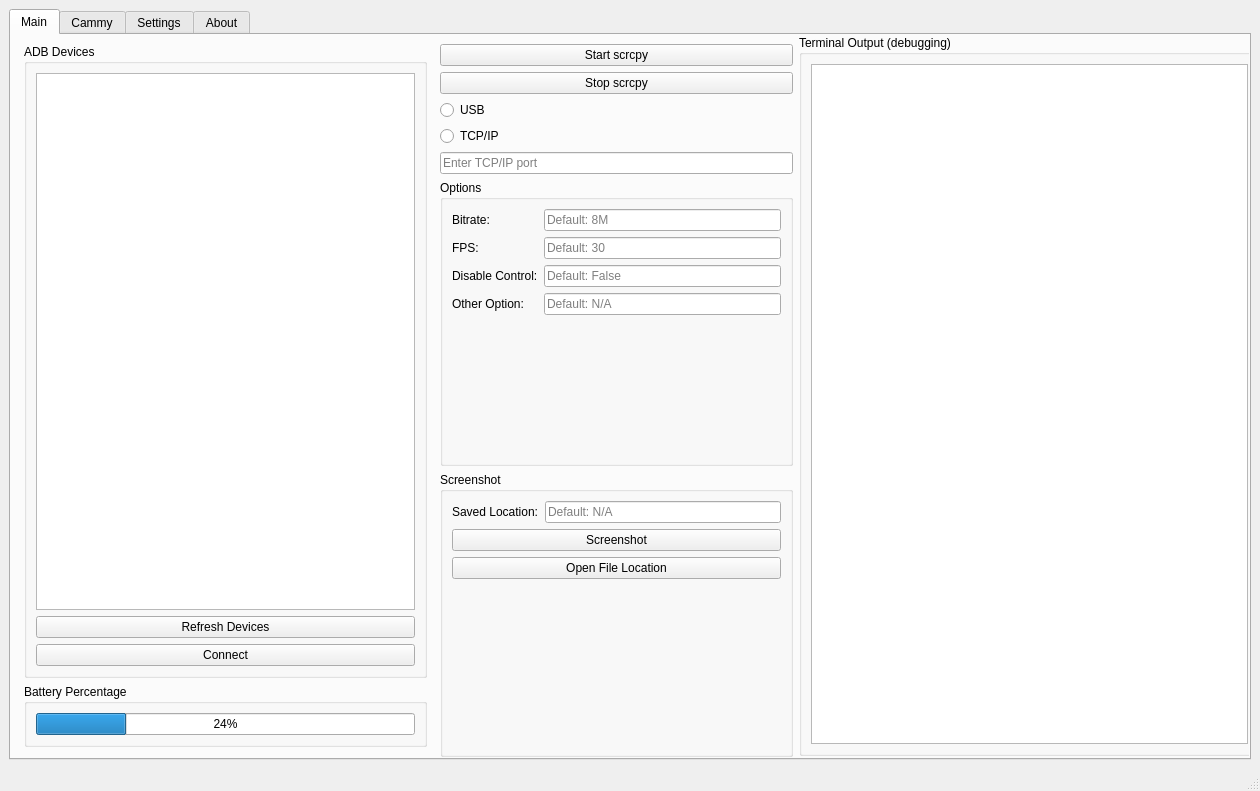
<?xml version="1.0" encoding="UTF-8"?>
<ui version="4.0">
 <class>MainWindow</class>
 <widget class="QMainWindow" name="MainWindow">
  <property name="geometry">
   <rect>
    <x>0</x>
    <y>0</y>
    <width>1260</width>
    <height>791</height>
   </rect>
  </property>
  <property name="minimumSize">
   <size>
    <width>1260</width>
    <height>791</height>
   </size>
  </property>
  <property name="maximumSize">
   <size>
    <width>1260</width>
    <height>791</height>
   </size>
  </property>
  <property name="windowTitle">
   <string>Scrcpy Camera Controller</string>
  </property>
  <widget class="QWidget" name="centralwidget">
   <layout class="QGridLayout" name="gridLayout">
    <item row="0" column="0">
     <widget class="QTabWidget" name="tabWidget">
      <property name="currentIndex">
       <number>0</number>
      </property>
      <widget class="QWidget" name="MainPage">
       <attribute name="title">
        <string>Main</string>
       </attribute>
       <widget class="QFrame" name="frameLeft">
        <property name="geometry">
         <rect>
          <x>4</x>
          <y>0</y>
          <width>421</width>
          <height>721</height>
         </rect>
        </property>
        <layout class="QVBoxLayout" name="verticalLayoutLeft">
         <item>
          <widget class="QGroupBox" name="groupADB">
           <property name="title">
            <string>ADB Devices</string>
           </property>
           <layout class="QVBoxLayout" name="verticalLayoutADB">
            <item>
             <widget class="QListWidget" name="listADBDevices"/>
            </item>
            <item>
             <widget class="QPushButton" name="pushButton_2">
              <property name="text">
               <string>Refresh Devices</string>
              </property>
             </widget>
            </item>
            <item>
             <widget class="QPushButton" name="pushButton">
              <property name="text">
               <string>Connect</string>
              </property>
             </widget>
            </item>
           </layout>
          </widget>
         </item>
         <item>
          <widget class="QGroupBox" name="groupBattery">
           <property name="title">
            <string>Battery Percentage</string>
           </property>
           <layout class="QVBoxLayout" name="verticalLayoutBattery">
            <item>
             <widget class="QProgressBar" name="progressBar">
              <property name="value">
               <number>24</number>
              </property>
             </widget>
            </item>
           </layout>
          </widget>
         </item>
        </layout>
       </widget>
       <widget class="QFrame" name="frameMiddle">
        <property name="geometry">
         <rect>
          <x>420</x>
          <y>0</y>
          <width>371</width>
          <height>731</height>
         </rect>
        </property>
        <layout class="QVBoxLayout" name="verticalLayoutMiddle">
         <item>
          <widget class="QPushButton" name="buttonStartScrcpy">
           <property name="text">
            <string>Start scrcpy</string>
           </property>
          </widget>
         </item>
         <item>
          <widget class="QPushButton" name="pushButton_5">
           <property name="text">
            <string>Stop scrcpy</string>
           </property>
          </widget>
         </item>
         <item>
          <widget class="QRadioButton" name="radioButton">
           <property name="sizePolicy">
            <sizepolicy hsizetype="Fixed" vsizetype="Fixed">
             <horstretch>0</horstretch>
             <verstretch>0</verstretch>
            </sizepolicy>
           </property>
           <property name="text">
            <string>USB</string>
           </property>
          </widget>
         </item>
         <item>
          <widget class="QRadioButton" name="radioButton_2">
           <property name="text">
            <string>TCP/IP</string>
           </property>
          </widget>
         </item>
         <item>
          <widget class="QLineEdit" name="linePort">
           <property name="placeholderText">
            <string>Enter TCP/IP port</string>
           </property>
          </widget>
         </item>
         <item>
          <widget class="QGroupBox" name="groupOptions">
           <property name="title">
            <string>Options</string>
           </property>
           <layout class="QFormLayout" name="formLayoutOptions">
            <item row="0" column="0">
             <widget class="QLabel" name="labelBitrate_2">
              <property name="text">
               <string>Bitrate:</string>
              </property>
             </widget>
            </item>
            <item row="0" column="1">
             <widget class="QLineEdit" name="lineBitrate">
              <property name="placeholderText">
               <string>Default: 8M</string>
              </property>
             </widget>
            </item>
            <item row="1" column="0">
             <widget class="QLabel" name="labelFPS_2">
              <property name="text">
               <string>FPS:</string>
              </property>
             </widget>
            </item>
            <item row="1" column="1">
             <widget class="QLineEdit" name="lineFPS">
              <property name="placeholderText">
               <string>Default: 30</string>
              </property>
             </widget>
            </item>
            <item row="2" column="0">
             <widget class="QLabel" name="label_2">
              <property name="text">
               <string>Disable Control:</string>
              </property>
             </widget>
            </item>
            <item row="2" column="1">
             <widget class="QLineEdit" name="lineEdit_2">
              <property name="text">
               <string/>
              </property>
              <property name="placeholderText">
               <string>Default: False</string>
              </property>
             </widget>
            </item>
            <item row="3" column="0">
             <widget class="QLabel" name="labelOther">
              <property name="text">
               <string>Other Option:</string>
              </property>
             </widget>
            </item>
            <item row="3" column="1">
             <widget class="QLineEdit" name="lineOther">
              <property name="placeholderText">
               <string>Default: N/A</string>
              </property>
             </widget>
            </item>
           </layout>
          </widget>
         </item>
         <item>
          <widget class="QGroupBox" name="groupOptions_2">
           <property name="title">
            <string>Screenshot</string>
           </property>
           <layout class="QFormLayout" name="formLayoutOptions_2">
            <item row="0" column="0">
             <widget class="QLabel" name="labelOther_2">
              <property name="text">
               <string>Saved Location:</string>
              </property>
             </widget>
            </item>
            <item row="0" column="1">
             <widget class="QLineEdit" name="lineOther_2">
              <property name="placeholderText">
               <string>Default: N/A</string>
              </property>
             </widget>
            </item>
            <item row="2" column="0" colspan="2">
             <widget class="QPushButton" name="pushButton_3">
              <property name="text">
               <string>Open File Location</string>
              </property>
             </widget>
            </item>
            <item row="1" column="0" colspan="2">
             <widget class="QPushButton" name="pushButton_4">
              <property name="text">
               <string>Screenshot</string>
              </property>
             </widget>
            </item>
           </layout>
          </widget>
         </item>
        </layout>
       </widget>
       <widget class="QGroupBox" name="groupTerminal">
        <property name="geometry">
         <rect>
          <x>788</x>
          <y>0</y>
          <width>461</width>
          <height>721</height>
         </rect>
        </property>
        <property name="title">
         <string>Terminal Output (debugging)</string>
        </property>
        <layout class="QVBoxLayout" name="verticalLayoutTerminal">
         <item>
          <widget class="QTextEdit" name="textTerminal">
           <property name="readOnly">
            <bool>true</bool>
           </property>
          </widget>
         </item>
        </layout>
       </widget>
      </widget>
      <widget class="QWidget" name="CammyPage">
       <attribute name="title">
        <string>Cammy</string>
       </attribute>
       <layout class="QHBoxLayout" name="horizontalLayout_cammy">
        <item>
         <widget class="QGroupBox" name="videoPreviewGroup">
          <property name="minimumSize">
           <size>
            <width>800</width>
            <height>300</height>
           </size>
          </property>
          <layout class="QVBoxLayout" name="verticalLayout_preview">
           <item>
            <widget class="QLabel" name="labelVideoPreview">
             <property name="minimumSize">
              <size>
               <width>720</width>
               <height>480</height>
              </size>
             </property>
             <property name="styleSheet">
              <string notr="true">QLabel {
    background-color: #000000;
    border: 2px solid #555555;
}</string>
             </property>
             <property name="text">
              <string/>
             </property>
             <property name="scaledContents">
              <bool>false</bool>
             </property>
             <property name="alignment">
              <set>Qt::AlignmentFlag::AlignCenter</set>
             </property>
            </widget>
           </item>
           <item>
            <widget class="QLabel" name="labelPreviewStatus">
             <property name="styleSheet">
              <string notr="true">QLabel {
    color: #888888;
    font-style: italic;
}</string>
             </property>
             <property name="text">
              <string>No video signal</string>
             </property>
             <property name="alignment">
              <set>Qt::AlignmentFlag::AlignCenter</set>
             </property>
            </widget>
           </item>
          </layout>
         </widget>
        </item>
        <item>
         <layout class="QVBoxLayout" name="verticalLayout_cammy">
          <property name="sizeConstraint">
           <enum>QLayout::SizeConstraint::SetDefaultConstraint</enum>
          </property>
          <item>
           <widget class="QGroupBox" name="connectionGroup">
            <property name="title">
             <string>Connection Settings</string>
            </property>
            <layout class="QGridLayout" name="gridLayout_conn">
             <item row="0" column="0">
              <widget class="QLabel" name="labelIP">
               <property name="text">
                <string>Device IP:</string>
               </property>
              </widget>
             </item>
             <item row="0" column="1">
              <widget class="QLineEdit" name="lineEditIP">
               <property name="placeholderText">
                <string>192.168.1.100</string>
               </property>
              </widget>
             </item>
             <item row="1" column="0">
              <widget class="QLabel" name="labelPort">
               <property name="text">
                <string>Port:</string>
               </property>
              </widget>
             </item>
             <item row="1" column="1">
              <widget class="QLineEdit" name="lineEditPort">
               <property name="text">
                <string>4747</string>
               </property>
              </widget>
             </item>
             <item row="2" column="0" colspan="2">
              <widget class="QCheckBox" name="checkBoxUSB">
               <property name="text">
                <string>Connect via USB (ADB)</string>
               </property>
              </widget>
             </item>
            </layout>
           </widget>
          </item>
          <item>
           <widget class="QGroupBox" name="videoSettingsGroup">
            <property name="title">
             <string>Video Settings</string>
            </property>
            <layout class="QGridLayout" name="gridLayout_vid">
             <item row="0" column="0">
              <widget class="QLabel" name="labelResolution">
               <property name="text">
                <string>Resolution:</string>
               </property>
              </widget>
             </item>
             <item row="0" column="1">
              <widget class="QLineEdit" name="lineEditResolution">
               <property name="text">
                <string/>
               </property>
              </widget>
             </item>
             <item row="1" column="0">
              <widget class="QLabel" name="labelFPS">
               <property name="text">
                <string>FPS:</string>
               </property>
              </widget>
             </item>
             <item row="1" column="1">
              <widget class="QLineEdit" name="lineEditFPS">
               <property name="text">
                <string/>
               </property>
              </widget>
             </item>
             <item row="2" column="0">
              <widget class="QLabel" name="labelBitrate">
               <property name="text">
                <string>Bitrate (kbps):</string>
               </property>
              </widget>
             </item>
             <item row="2" column="1">
              <widget class="QSpinBox" name="spinBoxBitrate">
               <property name="minimum">
                <number>500</number>
               </property>
               <property name="maximum">
                <number>10000</number>
               </property>
               <property name="singleStep">
                <number>500</number>
               </property>
               <property name="value">
                <number>2000</number>
               </property>
              </widget>
             </item>
             <item row="3" column="0">
              <widget class="QLabel" name="labelRatio">
               <property name="text">
                <string>Aspect Ratio:</string>
               </property>
              </widget>
             </item>
             <item row="3" column="1">
              <widget class="QComboBox" name="comboBoxAspectRatio">
               <item>
                <property name="text">
                 <string>Auto</string>
                </property>
               </item>
               <item>
                <property name="text">
                 <string>16:9</string>
                </property>
               </item>
               <item>
                <property name="text">
                 <string>4:3</string>
                </property>
               </item>
               <item>
                <property name="text">
                 <string>1:1</string>
                </property>
               </item>
               <item>
                <property name="text">
                 <string>21:9</string>
                </property>
               </item>
               <item>
                <property name="text">
                 <string>9:16</string>
                </property>
               </item>
               <item>
                <property name="text">
                 <string>3:2</string>
                </property>
               </item>
              </widget>
             </item>
            </layout>
           </widget>
          </item>
          <item>
           <widget class="QGroupBox" name="audioSettingsGroup">
            <property name="title">
             <string>Audio Settings</string>
            </property>
            <layout class="QGridLayout" name="gridLayout_audio">
             <item row="0" column="0">
              <widget class="QCheckBox" name="checkBoxEnableAudio">
               <property name="text">
                <string>Enable Audio</string>
               </property>
               <property name="checked">
                <bool>true</bool>
               </property>
              </widget>
             </item>
             <item row="1" column="0">
              <widget class="QLabel" name="labelSampleRate">
               <property name="text">
                <string>Sample Rate:</string>
               </property>
              </widget>
             </item>
             <item row="1" column="1">
              <widget class="QComboBox" name="comboBoxSampleRate">
               <item>
                <property name="text">
                 <string>44100 Hz</string>
                </property>
               </item>
               <item>
                <property name="text">
                 <string>48000 Hz</string>
                </property>
               </item>
              </widget>
             </item>
            </layout>
           </widget>
          </item>
          <item>
           <widget class="QGroupBox" name="advancedGroup">
            <property name="title">
             <string>Advanced</string>
            </property>
            <layout class="QVBoxLayout" name="verticalLayout_adv">
             <item>
              <widget class="QCheckBox" name="checkBoxMirror_yaxis">
               <property name="text">
                <string>Mirror Video (around y-axis)</string>
               </property>
              </widget>
             </item>
             <item>
              <widget class="QCheckBox" name="checkBoxMirror_xaxis">
               <property name="text">
                <string>Mirror Video (around x-axis)</string>
               </property>
              </widget>
             </item>
             <item>
              <widget class="QCheckBox" name="checkBoxKeepAwake">
               <property name="text">
                <string>Keep Device Awake</string>
               </property>
              </widget>
             </item>
             <item>
              <widget class="QCheckBox" name="checkBoxLowLatency">
               <property name="text">
                <string>Low Latency Mode</string>
               </property>
              </widget>
             </item>
            </layout>
           </widget>
          </item>
          <item>
           <layout class="QHBoxLayout" name="horizontalLayout_cammy_btns">
            <item>
             <widget class="QPushButton" name="btnConnect">
              <property name="styleSheet">
               <string notr="true">QPushButton { 
    background-color: #4CAF50; 
    color: white; 
    font-weight: bold; 
    padding: 8px;
}
QPushButton:hover {
    background-color: #45a049;
}</string>
              </property>
              <property name="text">
               <string>Connect</string>
              </property>
             </widget>
            </item>
            <item>
             <widget class="QPushButton" name="btnDisconnect">
              <property name="enabled">
               <bool>false</bool>
              </property>
              <property name="styleSheet">
               <string notr="true">QPushButton { 
    background-color: #f44336; 
    color: white; 
    font-weight: bold; 
    padding: 8px;
}
QPushButton:hover {
    background-color: #da190b;
}
QPushButton:disabled {
    background-color: #cccccc;
}</string>
              </property>
              <property name="text">
               <string>Disconnect</string>
              </property>
             </widget>
            </item>
           </layout>
          </item>
          <item>
           <widget class="QTextEdit" name="textEditStatus">
            <property name="maximumSize">
             <size>
              <width>16777215</width>
              <height>80</height>
             </size>
            </property>
            <property name="readOnly">
             <bool>true</bool>
            </property>
            <property name="placeholderText">
             <string>Status messages will appear here...</string>
            </property>
           </widget>
          </item>
         </layout>
        </item>
       </layout>
      </widget>
      <widget class="QWidget" name="SettingsPage">
       <attribute name="title">
        <string>Settings</string>
       </attribute>
       <widget class="QLabel" name="rezLabel">
        <property name="geometry">
         <rect>
          <x>20</x>
          <y>10</y>
          <width>251</width>
          <height>18</height>
         </rect>
        </property>
        <property name="text">
         <string>Device Resolution (defaults to 640x480) - </string>
        </property>
       </widget>
       <widget class="QLabel" name="widthLabel">
        <property name="geometry">
         <rect>
          <x>20</x>
          <y>50</y>
          <width>58</width>
          <height>18</height>
         </rect>
        </property>
        <property name="text">
         <string>Width - </string>
        </property>
       </widget>
       <widget class="QLabel" name="heightLabel">
        <property name="geometry">
         <rect>
          <x>150</x>
          <y>47</y>
          <width>51</width>
          <height>21</height>
         </rect>
        </property>
        <property name="text">
         <string>Height -   </string>
        </property>
       </widget>
       <widget class="QLineEdit" name="rezWidth">
        <property name="geometry">
         <rect>
          <x>70</x>
          <y>40</y>
          <width>71</width>
          <height>32</height>
         </rect>
        </property>
       </widget>
       <widget class="QLineEdit" name="rezHeight">
        <property name="geometry">
         <rect>
          <x>200</x>
          <y>40</y>
          <width>71</width>
          <height>32</height>
         </rect>
        </property>
       </widget>
       <widget class="QLabel" name="frameRateLabel1">
        <property name="geometry">
         <rect>
          <x>20</x>
          <y>80</y>
          <width>221</width>
          <height>18</height>
         </rect>
        </property>
        <property name="text">
         <string>Device Frame Rate (defauts to 30) - </string>
        </property>
       </widget>
       <widget class="QLabel" name="frameRateLabel2">
        <property name="geometry">
         <rect>
          <x>20</x>
          <y>110</y>
          <width>71</width>
          <height>18</height>
         </rect>
        </property>
        <property name="text">
         <string>Frame Rate = </string>
        </property>
       </widget>
       <widget class="QLineEdit" name="deviceFrameRate">
        <property name="geometry">
         <rect>
          <x>100</x>
          <y>100</y>
          <width>113</width>
          <height>32</height>
         </rect>
        </property>
       </widget>
       <widget class="QLabel" name="bitrateLabel1">
        <property name="geometry">
         <rect>
          <x>20</x>
          <y>140</y>
          <width>541</width>
          <height>18</height>
         </rect>
        </property>
        <property name="text">
         <string>Device BitRate (Default = 8)</string>
        </property>
       </widget>
       <widget class="QLineEdit" name="deviceBitRate">
        <property name="geometry">
         <rect>
          <x>20</x>
          <y>170</y>
          <width>113</width>
          <height>32</height>
         </rect>
        </property>
       </widget>
       <widget class="QLabel" name="bitrateLabel2">
        <property name="geometry">
         <rect>
          <x>150</x>
          <y>170</y>
          <width>211</width>
          <height>31</height>
         </rect>
        </property>
        <property name="text">
         <string>MegaBits per second </string>
        </property>
       </widget>
       <widget class="QPlainTextEdit" name="helpOutput">
        <property name="geometry">
         <rect>
          <x>360</x>
          <y>40</y>
          <width>281</width>
          <height>131</height>
         </rect>
        </property>
       </widget>
       <widget class="QLabel" name="helpOutputLabel">
        <property name="geometry">
         <rect>
          <x>360</x>
          <y>10</y>
          <width>251</width>
          <height>18</height>
         </rect>
        </property>
        <property name="text">
         <string>Detected ADB Serials and Camera IDs -  </string>
        </property>
       </widget>
       <widget class="QLabel" name="cameraIDLabel">
        <property name="geometry">
         <rect>
          <x>20</x>
          <y>210</y>
          <width>261</width>
          <height>18</height>
         </rect>
        </property>
        <property name="text">
         <string>Camera ID (what camera you are using) - </string>
        </property>
       </widget>
       <widget class="QLineEdit" name="deviceID">
        <property name="geometry">
         <rect>
          <x>290</x>
          <y>200</y>
          <width>113</width>
          <height>32</height>
         </rect>
        </property>
       </widget>
       <widget class="QPushButton" name="updateHelpOutput">
        <property name="geometry">
         <rect>
          <x>520</x>
          <y>190</y>
          <width>121</width>
          <height>34</height>
         </rect>
        </property>
        <property name="text">
         <string>Update Output</string>
        </property>
       </widget>
      </widget>
      <widget class="QWidget" name="About">
       <attribute name="title">
        <string>About</string>
       </attribute>
       <widget class="QLabel" name="signatureLabel">
        <property name="geometry">
         <rect>
          <x>180</x>
          <y>220</y>
          <width>461</width>
          <height>18</height>
         </rect>
        </property>
        <property name="text">
         <string>Scrcpy GUI Camera Controller. Made with &lt;3 by Rudraksh Tiku (RudyDaBot)</string>
        </property>
       </widget>
       <widget class="QLabel" name="controllerVersion">
        <property name="geometry">
         <rect>
          <x>10</x>
          <y>10</y>
          <width>461</width>
          <height>18</height>
         </rect>
        </property>
        <property name="text">
         <string>Version = whatever the fuck it is, code's gonna control this text anyways...</string>
        </property>
       </widget>
       <widget class="QLabel" name="scrcpyVersion">
        <property name="geometry">
         <rect>
          <x>10</x>
          <y>30</y>
          <width>181</width>
          <height>18</height>
         </rect>
        </property>
        <property name="text">
         <string>scrcpy version - lalalalallala</string>
        </property>
       </widget>
       <widget class="QLabel" name="ADBVersion">
        <property name="geometry">
         <rect>
          <x>10</x>
          <y>50</y>
          <width>231</width>
          <height>18</height>
         </rect>
        </property>
        <property name="text">
         <string>ADB version = shimmy shimmy yay</string>
        </property>
       </widget>
       <widget class="QLabel" name="kanavEasterEgg">
        <property name="geometry">
         <rect>
          <x>140</x>
          <y>100</y>
          <width>411</width>
          <height>41</height>
         </rect>
        </property>
        <property name="font">
         <font>
          <pointsize>16</pointsize>
         </font>
        </property>
        <property name="text">
         <string>Kanav if you're reading this, you a bitch.</string>
        </property>
       </widget>
       <widget class="QPushButton" name="enableEgg">
        <property name="geometry">
         <rect>
          <x>10</x>
          <y>210</y>
          <width>88</width>
          <height>34</height>
         </rect>
        </property>
        <property name="text">
         <string>Easter Egg</string>
        </property>
       </widget>
      </widget>
     </widget>
    </item>
   </layout>
  </widget>
  <widget class="QStatusBar" name="statusbar"/>
 </widget>
 <resources/>
 <connections/>
</ui>
